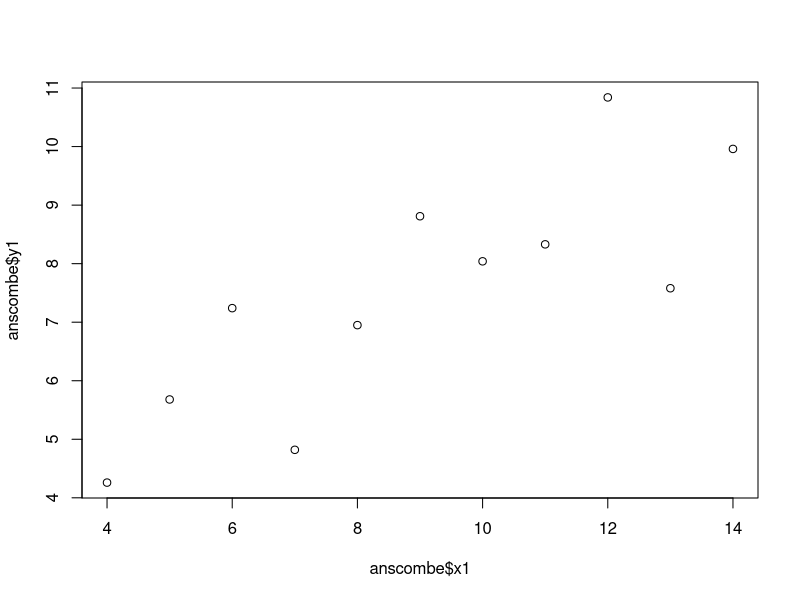
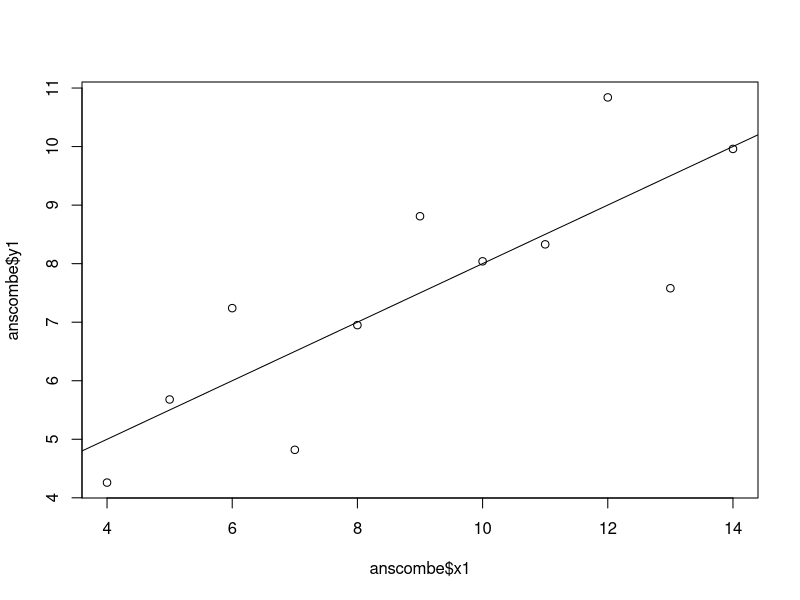
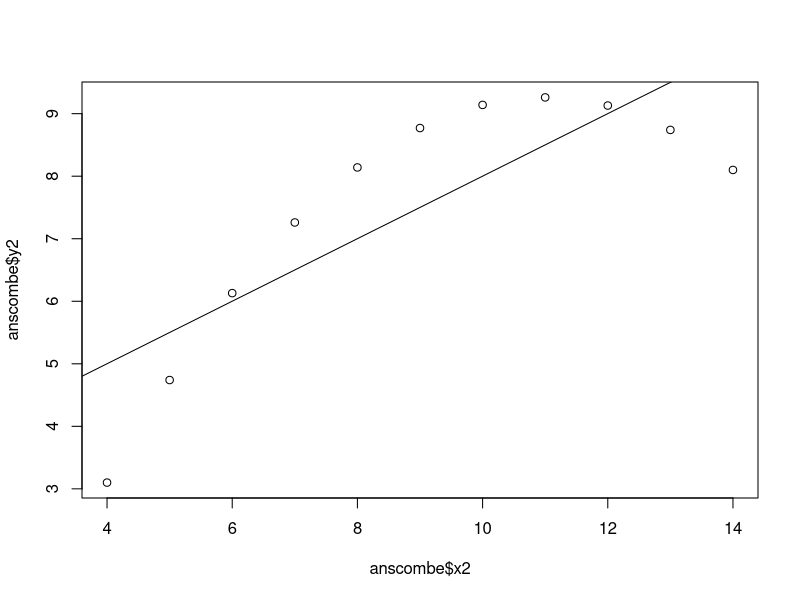
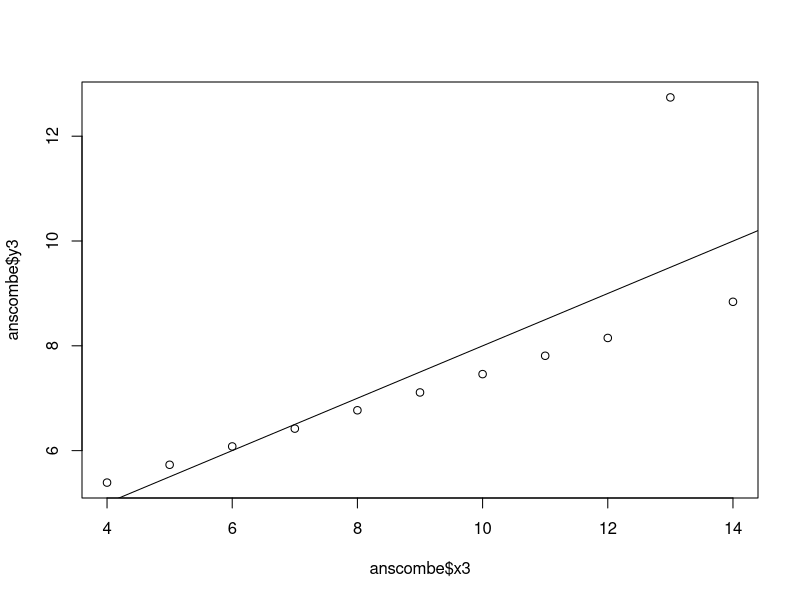
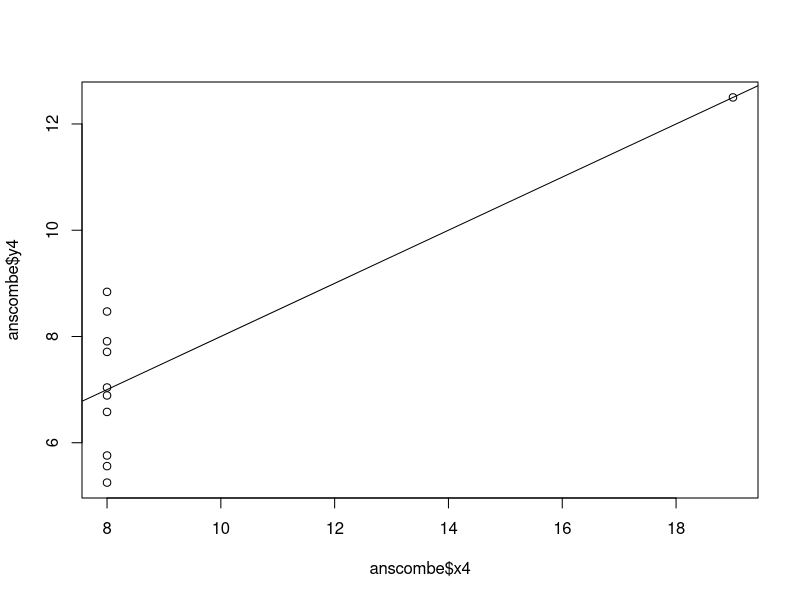
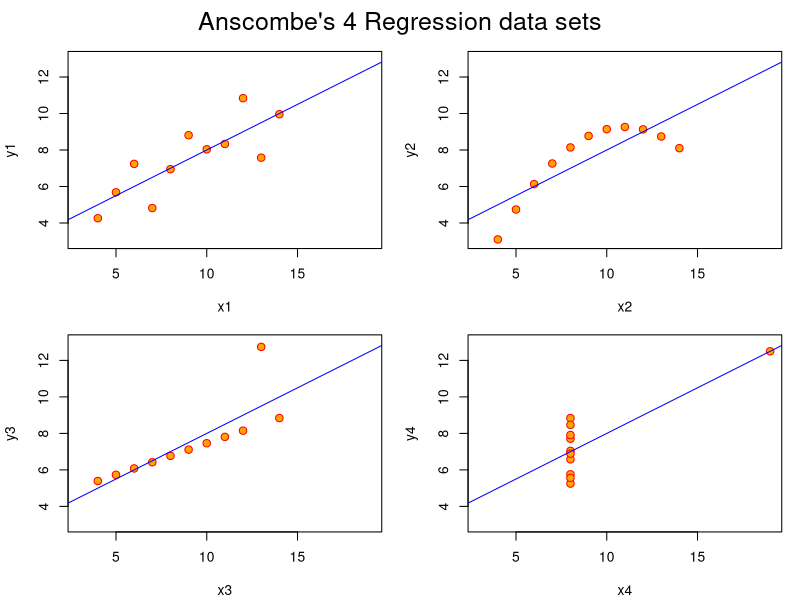
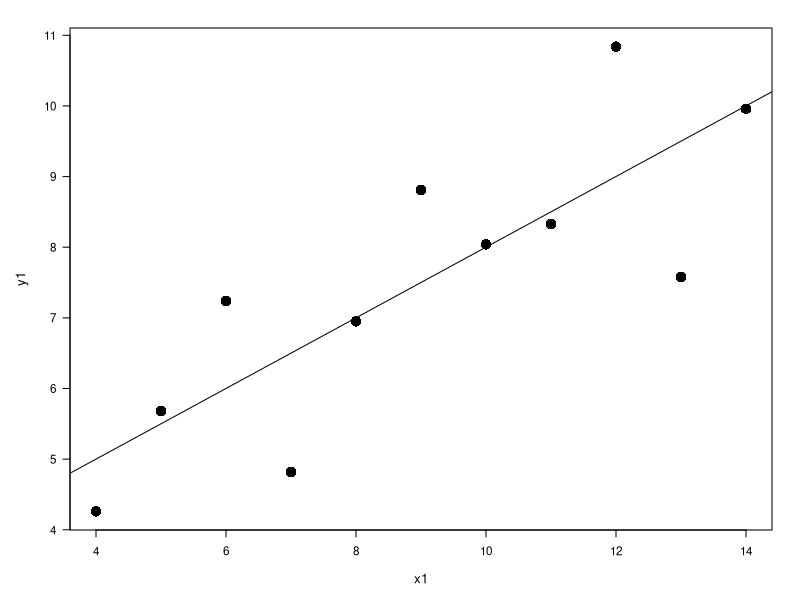
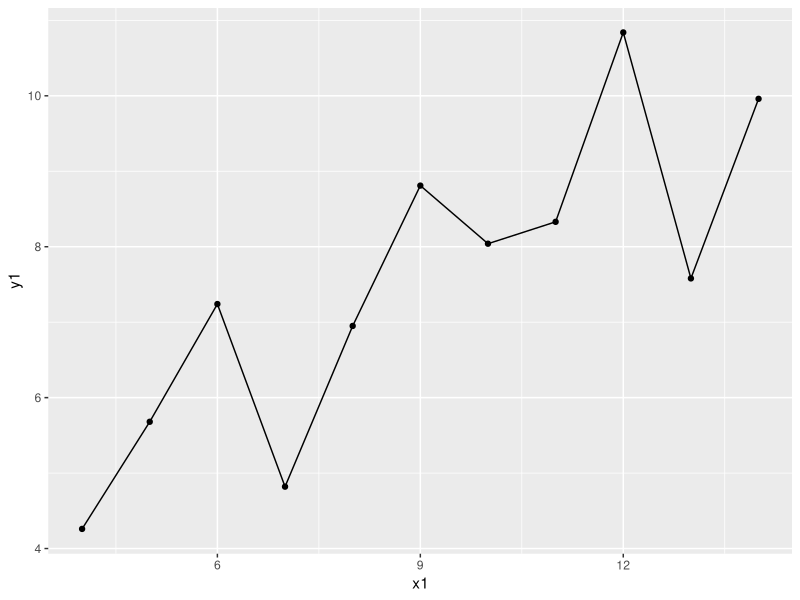

These figures' R source, in order:
## ---- chunk 1
#| echo: false
#| fig-cap: "Simple Model"

## Anscombe (1973) Quartlet

rm(list=ls())

data(anscombe)  # Load Anscombe's data

## Simple version
plot(anscombe$x1,anscombe$y1)
summary(anscombe)
## ---- chunk 2
#| echo: false
#| output: false
#| fig-cap: "Four Model Objects"
#| fig-subcap:
#|   - "y1 ~ x1"
#|   - "y2 ~ x2"
#|   - "y3 ~ x3"
#|   - "y4 ~ x4"
#| layout-ncol: 2
#| layout-nrow: 2
# Create four model objects
lm1 <- lm(y1 ~ x1, data=anscombe)
summary(lm1)
lm2 <- lm(y2 ~ x2, data=anscombe)
summary(lm2)
lm3 <- lm(y3 ~ x3, data=anscombe)
summary(lm3)
lm4 <- lm(y4 ~ x4, data=anscombe)
summary(lm4)
plot(anscombe$x1,anscombe$y1)
abline(coefficients(lm1))
plot(anscombe$x2,anscombe$y2)
abline(coefficients(lm2))
plot(anscombe$x3,anscombe$y3)
abline(coefficients(lm3))
plot(anscombe$x4,anscombe$y4)
abline(coefficients(lm4))
## ---- chunk 3
#| echo: false
## Fancy version (per help file)

ff <- y ~ x
mods <- setNames(as.list(1:4), paste0("lm", 1:4))

# Plot using for loop
for(i in 1:4) {
  ff[2:3] <- lapply(paste0(c("y","x"), i), as.name)
  ## or   ff[[2]] <- as.name(paste0("y", i))
  ##      ff[[3]] <- as.name(paste0("x", i))
  mods[[i]] <- lmi <- lm(ff, data = anscombe)
  print(anova(lmi))
}

sapply(mods, coef)  # Note the use of this function
lapply(mods, function(fm) coef(summary(fm)))

# Preparing for the plots
op <- par(mfrow = c(2, 2), mar = 0.1+c(4,4,1,1), oma =  c(0, 0, 2, 0))

# Plot charts using for loop
for(i in 1:4) {
  ff[2:3] <- lapply(paste0(c("y","x"), i), as.name)
  plot(ff, data = anscombe, col = "red", pch = 21, bg = "orange", cex = 1.2,
       xlim = c(3, 19), ylim = c(3, 13))
  abline(mods[[i]], col = "blue")
}
mtext("Anscombe's 4 Regression data sets", outer = TRUE, cex = 1.5)
par(op)

## ---- chunk 4
#| echo: false
#| fig-cap: "x1 ~ y1 Chart fine-tuned with RGraphics by Murrell"

par(las=1, mar=c(5, 5, 2, 2), cex=.7) 
plot.new()
plot.window(range(anscombe$x1), c(0, 6))

plot(anscombe$x1,anscombe$y1, ylab = "", xlab = "")
points(anscombe$x1,anscombe$y1, pch=16, cex=2)
abline(coefficients(lm1))

mtext("x1", side=1, line=3, cex=0.8)
mtext("y1", side=2, line=3, las=0, cex=0.8)

## ---- chunk 5
#| echo: false
#| fig-cap: "x1 ~ y1 Chart fine-tuned with ggplot2"

library(ggplot2)

ggplot(anscombe, aes(x1, y1)) + 
  geom_point()+
  geom_line()

